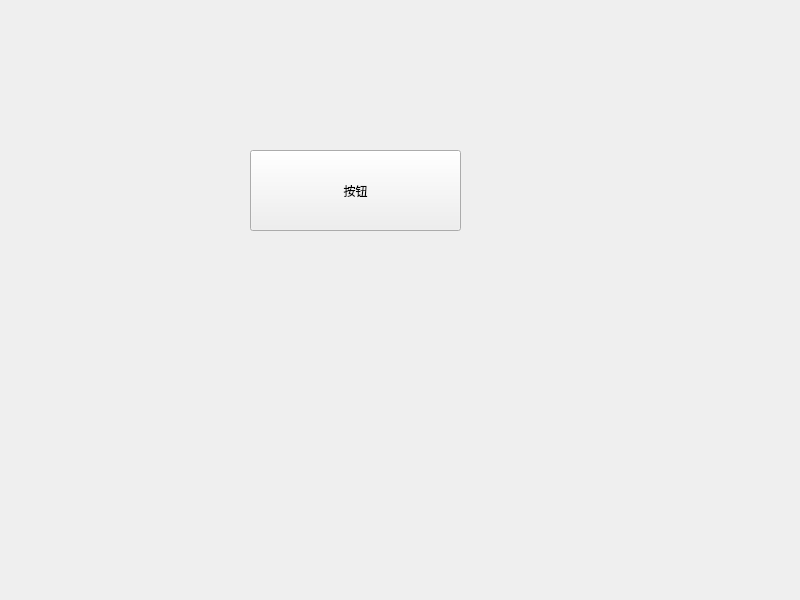
<?xml version="1.0" encoding="UTF-8"?>
<ui version="4.0">
 <class>Widget</class>
 <widget class="QWidget" name="Widget">
  <property name="geometry">
   <rect>
    <x>0</x>
    <y>0</y>
    <width>800</width>
    <height>600</height>
   </rect>
  </property>
  <property name="windowTitle">
   <string>Widget</string>
  </property>
  <widget class="QPushButton" name="pushButton">
   <property name="geometry">
    <rect>
     <x>250</x>
     <y>150</y>
     <width>211</width>
     <height>81</height>
    </rect>
   </property>
   <property name="cursor">
    <cursorShape>ArrowCursor</cursorShape>
   </property>
   <property name="text">
    <string>按钮</string>
   </property>
  </widget>
 </widget>
 <resources/>
 <connections/>
</ui>
